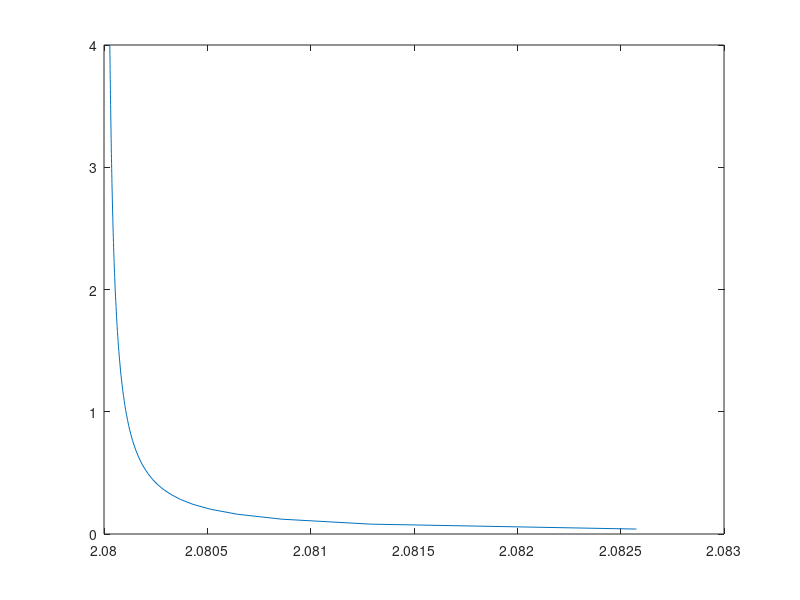

Reproduce this figure in MATLAB.
% HM 3

K = 0.05/1000; % mol/L
mu_max = 1.386; % hr-1
Yxo = 2.22; % g O2 / g cells
klacl = 0.2; % mol/ L hr
MwO2 = 32; % g/mol

x =@(Cl) klacl./(mu_max*(Cl./(K+Cl))*Yxo/MwO2);
cl = linspace(0,4);

figure
plot(x(cl),cl)

x_crit = 0.9*klacl*4/(3*mu_max*Yxo/MwO2);